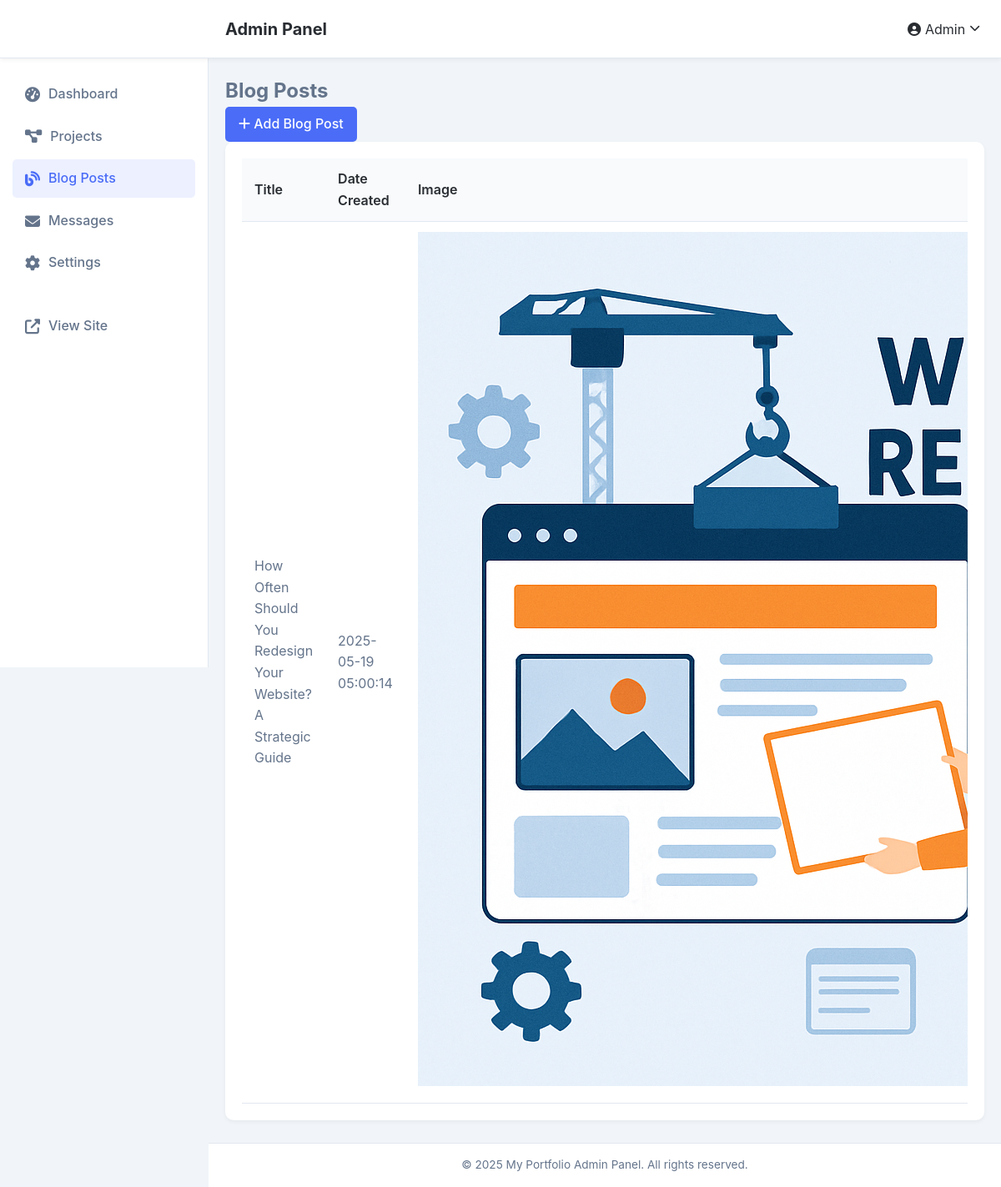
Screenshot of /admin/blog (signed in) with the database file from the repository.
### tables this page shows
CREATE TABLE blog_posts (
            id INTEGER PRIMARY KEY AUTOINCREMENT,
            title TEXT NOT NULL,
            content TEXT NOT NULL,
            image_path TEXT,
            created_at TIMESTAMP DEFAULT CURRENT_TIMESTAMP,
            updated_at TIMESTAMP DEFAULT CURRENT_TIMESTAMP
        );

CREATE TABLE settings (
            id INTEGER PRIMARY KEY AUTOINCREMENT,
            site_title TEXT NOT NULL DEFAULT 'My Portfolio',
            site_description TEXT DEFAULT 'Web Designer & Developer',
            contact_email TEXT,
            contact_phone TEXT,
            contact_address TEXT,
            social_facebook TEXT,
            social_twitter TEXT,
            social_instagram TEXT,
            social_linkedin TEXT,
            about_content TEXT,
            hero_headline TEXT DEFAULT 'Web Designer & Developer',
            hero_subheadline TEXT DEFAULT 'Creating beautiful, functional websites'
        );

### app.py (the view)
@app.route('/admin/blog')
def admin_blog():
    if not is_authenticated() or not is_admin():
        return redirect(url_for('admin_login'))
    with get_db_connection() as conn:
        blog_post_rows = conn.execute('SELECT * FROM blog_posts ORDER BY created_at DESC').fetchall()
        blog_posts = [dict(row) for row in blog_post_rows]
    return render_template('admin/blog.html', blog_posts=blog_posts)

### app.py (called while the page is built, shortened)
def get_db_connection():
    conn = sqlite3.connect(DATABASE)
    conn.row_factory = sqlite3.Row
    return conn

def is_authenticated():
    return 'user_id' in session

def is_admin():
    if not is_authenticated():
        return False
    with get_db_connection() as conn:
        user = conn.execute('SELECT is_admin FROM users WHERE id = ?', (session['user_id'],)).fetchone()
        return user and user['is_admin'] == 1

@app.context_processor
def inject_unread_messages():
    if is_authenticated() and is_admin():
        try:
            with get_db_connection() as conn:
                count = conn.execute('''
                    SELECT COUNT(*) as count
                    FROM messages
                    WHERE read = 0
                ''').fetchone()['count']
            return {'unread_messages_count': count}
        except Exception as e:
            print(f"Error getting unread messages: {e}")
    return {'unread_messages_count': 0}

@app.context_processor
def inject_settings():
    try:
        with get_db_connection() as conn:
            settings_row = conn.execute('SELECT * FROM settings WHERE id = 1').fetchone()
            if settings_row:
                settings = dict(settings_row)
                if 'logo_path' not in settings or not settings['logo_path']:
                    settings['logo_path'] = '/static/img/logo.jpg'
            return {'settings': settings}
    except Exception as e:
        print(f"Error getting settings: {e}")
        return {'settings': {
            'site_title': 'My Portfolio',
            'site_description': 'Elevating brands through intelligent design',
            'hero_headline': 'Web Designer & Developer',
            'hero_subheadline': 'Elevating brands through intelligent design',
            'logo_path': '/static/img/logo.jpg'
        }}

### templates/admin/blog.html (shortened to what this page needs)
{% extends "admin/base.html" %}
{% block content %}
<div class="admin-section">
    <div class="admin-section-header">
        <h2>Blog Posts</h2>
        <div class="admin-section-actions">
            <a href="{{ url_for('admin_add_blog') }}" class="btn btn-primary">
                <i class="fas fa-plus"></i> Add Blog Post
            </a>
        </div>
    </div>
    <div class="card">
        <div class="table-responsive">
            <table class="table">
                <thead>
                    <tr>
                        <th>Title</th>
                        <th>Date Created</th>
                        <th>Image</th>
                    </tr>
                </thead>
                <tbody>
                    {% if blog_posts %}
                        {% for post in blog_posts %}
                        <tr>
                            <td>{{ post.title }}</td>
                            <td>{{ post.created_at }}</td>
                            <td>
                                {% if post.image_path %}
                                    <img src="{{ url_for('static', filename=post.image_path) }}" alt="{{ post.title }}" class="thumbnail">
                                {% else %}
                                    <span class="no-image">No image</span>
                                {% endif %}
                            </td>
                        </tr>
                        {% endfor %}
                    {% else %}
                        <tr>
                            <td colspan="4" class="text-center">No blog posts found</td>
                        </tr>
                    {% endif %}
                </tbody>
            </table>
        </div>
    </div>
</div>
{% endblock %}

### templates/admin/base.html (shortened to what this page needs)
<!DOCTYPE html>
<html lang="en">
<head>
    <link rel="stylesheet" href="{{ url_for('static', filename='css/admin.css') }}">
    <link rel="stylesheet" href="https://cdnjs.cloudflare.com/ajax/libs/font-awesome/6.4.0/css/all.min.css">
</head>
<body>
    <header class="admin-header">
        <div class="container">
            <div class="admin-logo">
                <a href="{{ url_for('admin_dashboard') }}">Admin Panel</a>
            </div>
            <div class="admin-user">
                <div class="dropdown">
                    <button class="dropdown-toggle">
                        <i class="fas fa-user-circle"></i> Admin
                        <i class="fas fa-chevron-down"></i>
                    </button>
                </div>
            </div>
        </div>
    </header>
    <aside class="admin-sidebar">
        <nav>
            <ul>
                <li>
                    <a href="{{ url_for('admin_dashboard') }}" class="{{ 'active' if request.path == url_for('admin_dashboard') else '' }}">
                        <i class="fas fa-tachometer-alt"></i> Dashboard
                    </a>
                </li>
                <li>
                    <a href="{{ url_for('admin_projects') }}" class="{{ 'active' if request.path.startswith('/admin/projects') else '' }}">
                        <i class="fas fa-project-diagram"></i> Projects
                    </a>
                </li>
                <li>
                    <a href="{{ url_for('admin_blog') }}" class="{{ 'active' if request.path.startswith('/admin/blog') else '' }}">
                        <i class="fas fa-blog"></i> Blog Posts
                    </a>
                </li>
                <li>
                    <a href="{{ url_for('admin_messages') }}" class="{{ 'active' if request.path.startswith('/admin/messages') else '' }}">
                        <i class="fas fa-envelope"></i> Messages
                    </a>
                </li>
                <li>
                    <a href="{{ url_for('admin_settings') }}" class="{{ 'active' if request.path == url_for('admin_settings') else '' }}">
                        <i class="fas fa-cog"></i> Settings
                    </a>
                </li>
                <li class="view-site">
                    <a href="{{ url_for('home') }}" target="_blank">
                        <i class="fas fa-external-link-alt"></i> View Site
                    </a>
                </li>
            </ul>
        </nav>
    </aside>
    <main class="admin-main">
        <div class="container">
            {% block content %}{% endblock %}
        </div>
    </main>
    <footer class="admin-footer">
        <div class="container">
            <p>&copy; <span class="current-year">2025</span> {{ settings.site_title if settings else 'Portfolio' }} Admin Panel. All rights reserved.</p>
        </div>
    </footer>
</body>
</html>

### static/css/admin.css (style rules this page uses)
:root { --admin-primary: #4a6cf7; --admin-secondary: #6577f3; --admin-success: #13c296; --admin-danger: #fb5d5d; --admin-warning: #fbb040; --admin-info: #3aa1ff; --admin-dark: #292d32; --admin-text: #64748b; --admin-body-bg: #f1f5f9; --admin-card-bg: #ffffff; --admin-border: #e2e8f0; --admin-hover: #f8fafc; --admin-sidebar-width: 250px; --admin-header-height: 70px; --admin-transition: all 0.3s ease; }
* { margin: 0; padding: 0; box-sizing: border-box; font-family: 'Inter', sans-serif; }
body { background-color: var(--admin-body-bg); color: var(--admin-text); line-height: 1.6; }
a { text-decoration: none; color: var(--admin-primary); transition: var(--admin-transition); }
ul { list-style: none; }
.container { padding: 0 20px; }
.admin-header { position: fixed; top: 0; left: 0; width: 100%; height: var(--admin-header-height); background-color: var(--admin-card-bg); border-bottom: 1px solid var(--admin-border); display: flex; align-items: center; z-index: 100; box-shadow: 0 2px 5px rgba(0, 0, 0, 0.05); }
.admin-header .container { display: flex; justify-content: space-between; align-items: center; width: 100%; padding-left: calc(var(--admin-sidebar-width) + 20px); }
.admin-logo a { font-size: 1.25rem; font-weight: 700; color: var(--admin-dark); }
.admin-sidebar { position: fixed; top: 0; left: 0; width: var(--admin-sidebar-width); height: 100vh; background-color: var(--admin-card-bg); border-right: 1px solid var(--admin-border); padding-top: var(--admin-header-height); z-index: 99; overflow-y: auto; transition: var(--admin-transition); }
.admin-sidebar nav { padding: 20px 0; }
.admin-sidebar ul li { padding: 0 15px; margin-bottom: 5px; }
.admin-sidebar ul li a { display: flex; align-items: center; padding: 10px 15px; border-radius: 5px; color: var(--admin-text); font-weight: 500; transition: var(--admin-transition); }
.admin-sidebar ul li a i { margin-right: 10px; font-size: 18px; }
.admin-sidebar ul li a:hover, .admin-sidebar ul li a.active { background-color: var(--admin-hover); color: var(--admin-primary); }
.admin-sidebar ul li a.active { background-color: rgba(74, 108, 247, 0.1); }
.admin-sidebar .view-site { margin-top: 30px; }
.admin-main { margin-left: var(--admin-sidebar-width); padding-top: calc(var(--admin-header-height) + 20px); padding-bottom: 60px; min-height: 100vh; }
.admin-footer { position: fixed; bottom: 0; left: var(--admin-sidebar-width); width: calc(100% - var(--admin-sidebar-width)); background-color: var(--admin-card-bg); border-top: 1px solid var(--admin-border); padding: 15px 0; text-align: center; font-size: 0.85rem; z-index: 98; }
.card { background-color: var(--admin-card-bg); border-radius: 10px; box-shadow: 0 2px 5px rgba(0, 0, 0, 0.05); padding: 20px; margin-bottom: 20px; }
.btn { display: inline-block; padding: 8px 16px; background-color: var(--admin-primary); color: white; border: none; border-radius: 5px; font-weight: 500; cursor: pointer; transition: var(--admin-transition); }
.table-responsive { overflow-x: auto; }
table { width: 100%; border-collapse: collapse; }
table th, table td { padding: 12px 15px; text-align: left; border-bottom: 1px solid var(--admin-border); }
table th { font-weight: 600; color: var(--admin-dark); background-color: var(--admin-hover); }
.dropdown { position: relative; }
.dropdown-toggle { display: flex; align-items: center; background: none; border: none; cursor: pointer; font-size: 1rem; color: var(--admin-dark); }
.dropdown-toggle i { margin-right: 5px; }
.dropdown-toggle .fa-chevron-down { margin-left: 5px; font-size: 0.8rem; transition: var(--admin-transition); }

### rows the page displays
blog_posts: title "How Often Should You Redesign Your Website? A Strategic Guide", created_at "2025-05-19 05:00:14", image_path (picture)
settings: site_title "My Portfolio"
